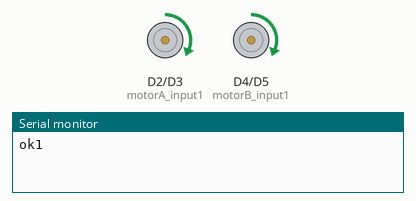
Bench run of a sketch on a simulated Arduino Nano 33 BLE. Shown: motor-driver pin pairs drawn as motors (green arrow = first pin HIGH = forward, orange = second pin HIGH = backward, longer = more drive), the last lines printed to the serial monitor.

Above: at 0.1 s.
At 9.1 s:
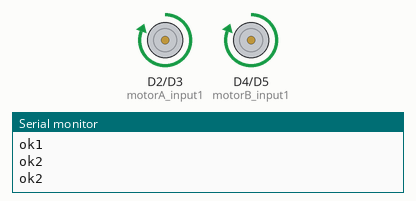
At 20.1 s:
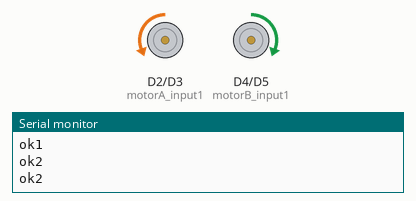
At 37.1 s:
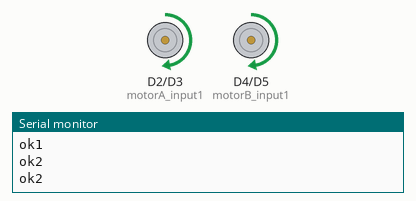
Timing chart, 0 to 38.6 s (numbered marks = the images above):
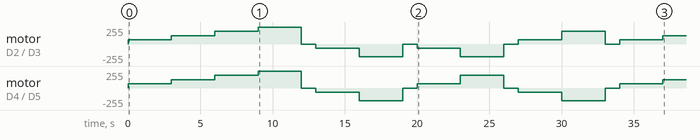

The sketch:

task14.ino
```cpp
#include "Arduino_BMI270_BMM150.h"

int motorA_input1 = 2;
int motorA_input2 = 3;
int motorB_input1 = 4;
int motorB_input2 = 5;
int speed;
void setup() {
  // put your setup code here, to run once:
  Serial.begin(9600);
  IMU.begin();
  if (!IMU.begin()) {
    Serial.println("Failed to initialize IMU!");
    while (1);
  }
  pinMode(motorA_input1, OUTPUT);
  pinMode(motorA_input2, OUTPUT);
  pinMode(motorB_input1, OUTPUT);
  pinMode(motorB_input2, OUTPUT);
}

void loop() {
  // forward with four different speed
  forward(64);
  Serial.println("ok1");
  delay(3000);
  Serial.println("ok2");
  forward(127);
  Serial.println("ok2");
  delay(3000);
  forward(191);
  delay(3000);
  forward(255);
  delay(3000);
  stop();
  delay(1000);
// backward with four different speed
  backward(64);
  delay(3000);
  backward(191);
  delay(3000);
  stop();
  delay(1000);
// Reverse with four different speed
  reverse_one(64);
  delay(3000);
  reverse_one(191);
  delay(3000);
  stop();
  delay(1000);
// Another reverse with four different speed
  reverse_two(64);
  delay(3000);
  reverse_two(191);
  delay(3000);
  stop();
  delay(1000);
}


void forward(int speed){
  analogWrite(motorA_input1,speed); // 0 for 0%; 64 for 25%; 127 for 50%; 191 for 75%
  analogWrite(motorA_input2,0);   // 0 for 0%; 64 for 25%; 127 for 50%; 191 for 75%
  analogWrite(motorB_input1,speed); // 0 for 0%; 64 for 25%; 127 for 50%; 191 for 75%
  analogWrite(motorB_input2,0);   // 0 for 0%; 64 for 25%; 127 for 50%; 191 for 75%
}

void backward(int speed){
  analogWrite(motorA_input1,0); // 0 for 0%; 64 for 25%; 127 for 50%; 191 for 75%
  analogWrite(motorA_input2,speed);   // 0 for 0%; 64 for 25%; 127 for 50%; 191 for 75%
  analogWrite(motorB_input1,0); // 0 for 0%; 64 for 25%; 127 for 50%; 191 for 75%
  analogWrite(motorB_input2,speed);   // 0 for 0%; 64 for 25%; 127 for 50%; 191 for 75%
}

void reverse_one(int speed){
  analogWrite(motorA_input1,0); // 0 for 0%; 64 for 25%; 127 for 50%; 191 for 75%
  analogWrite(motorA_input2,speed);   // 0 for 0%; 64 for 25%; 127 for 50%; 191 for 75%
  analogWrite(motorB_input1,speed); // 0 for 0%; 64 for 25%; 127 for 50%; 191 for 75%
  analogWrite(motorB_input2,0);   // 0 for 0%; 64 for 25%; 127 for 50%; 191 for 75%
}

void reverse_two(int speed){
  analogWrite(motorA_input1,speed); // 0 for 0%; 64 for 25%; 127 for 50%; 191 for 75%
  analogWrite(motorA_input2,0);   // 0 for 0%; 64 for 25%; 127 for 50%; 191 for 75%
  analogWrite(motorB_input1,0); // 0 for 0%; 64 for 25%; 127 for 50%; 191 for 75%
  analogWrite(motorB_input2,speed);   // 0 for 0%; 64 for 25%; 127 for 50%; 191 for 75%
}

void stop(){
  analogWrite(motorA_input1,0); // 0 for 0%; 64 for 25%; 127 for 50%; 191 for 75%
  analogWrite(motorA_input2,0);   // 0 for 0%; 64 for 25%; 127 for 50%; 191 for 75%
  analogWrite(motorB_input1,0); // 0 for 0%; 64 for 25%; 127 for 50%; 191 for 75%
  analogWrite(motorB_input2,0);   // 0 for 0%; 64 for 25%; 127 for 50%; 191 for 75%
}
```

Measured:
- by itself, motor on D2 (motorA_input1) / D3 (motorA_input2): stopped → forward 64/255 at 0.00 s, → forward 127/255 3.0 s later, → forward 191/255 3.0 s later, → forward 255/255 3.0 s later, … (16 changes in this stretch)
- by itself, motor on D4 (motorB_input1) / D5 (motorB_input2): stopped → forward 64/255 at 0.00 s, → forward 127/255 3.0 s later, → forward 191/255 3.0 s later, → forward 255/255 3.0 s later, … (16 changes in this stretch)
